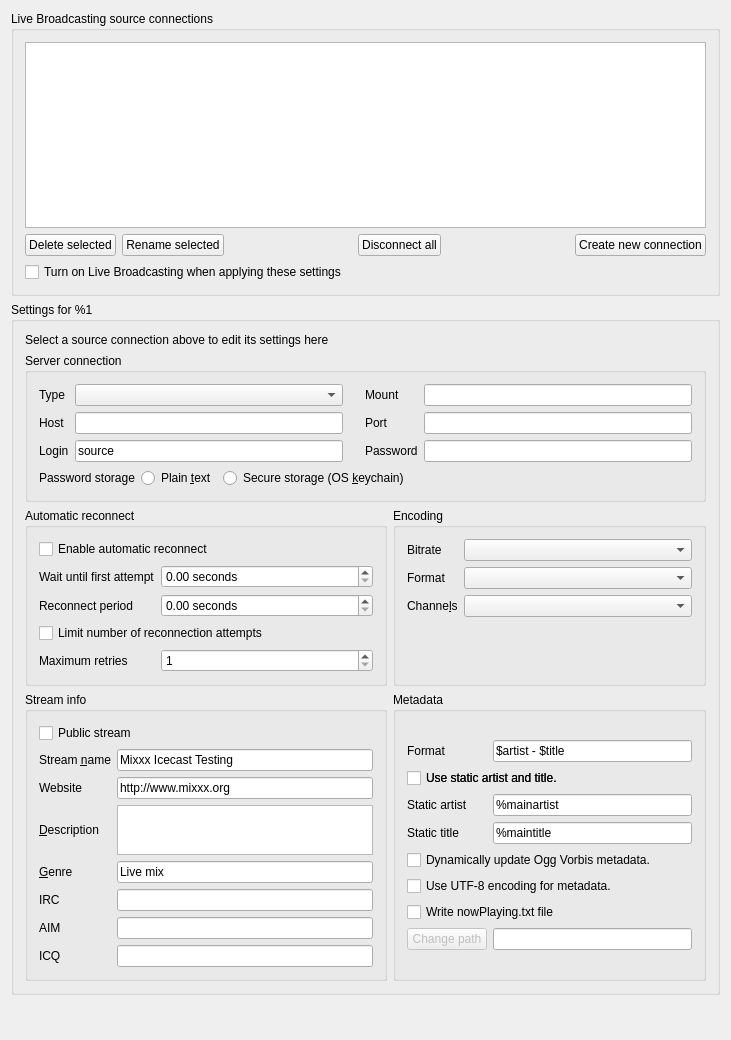
<?xml version="1.0" encoding="UTF-8"?>
<ui version="4.0">
 <class>DlgPrefBroadcastDlg</class>
 <widget class="QWidget" name="DlgPrefBroadcastDlg">
  <property name="geometry">
   <rect>
    <x>0</x>
    <y>0</y>
    <width>731</width>
    <height>1040</height>
   </rect>
  </property>
  <property name="windowTitle">
   <string>Live Broadcasting Preferences</string>
  </property>
  <layout class="QGridLayout" rowstretch="0,0,0,0,0,0,0">
   <item row="0" column="0" colspan="2">
    <widget class="QGroupBox" name="groupBoxProfiles">
     <property name="title">
      <string>Live Broadcasting source connections</string>
     </property>
     <layout class="QVBoxLayout" name="verticalLayout_7">
      <item>
       <widget class="QTableView" name="connectionList">
        <property name="minimumSize">
         <size>
          <width>0</width>
          <height>130</height>
         </size>
        </property>
        <property name="styleSheet">
         <string notr="true"/>
        </property>
        <property name="selectionMode">
         <enum>QAbstractItemView::SingleSelection</enum>
        </property>
        <property name="selectionBehavior">
         <enum>QAbstractItemView::SelectRows</enum>
        </property>
        <property name="showGrid">
         <bool>true</bool>
        </property>
        <property name="gridStyle">
         <enum>Qt::NoPen</enum>
        </property>
        <attribute name="horizontalHeaderHighlightSections">
         <bool>true</bool>
        </attribute>
        <attribute name="horizontalHeaderStretchLastSection">
         <bool>true</bool>
        </attribute>
        <attribute name="verticalHeaderVisible">
         <bool>false</bool>
        </attribute>
        <attribute name="verticalHeaderHighlightSections">
         <bool>false</bool>
        </attribute>
       </widget>
      </item>
      <item>
       <layout class="QGridLayout" name="gridLayout_4">
        <item row="0" column="0">
         <widget class="QPushButton" name="btnRemoveConnection">
          <property name="text">
           <string>Delete selected</string>
          </property>
         </widget>
        </item>
        <item row="0" column="3">
         <widget class="QPushButton" name="btnDisconnectAll">
          <property name="text">
           <string>Disconnect all</string>
          </property>
         </widget>
        </item>
        <item row="0" column="4">
         <spacer name="horizontalSpacer_3">
          <property name="orientation">
           <enum>Qt::Horizontal</enum>
          </property>
          <property name="sizeHint" stdset="0">
           <size>
            <width>40</width>
            <height>20</height>
           </size>
          </property>
         </spacer>
        </item>
        <item row="0" column="5">
         <widget class="QPushButton" name="btnCreateConnection">
          <property name="text">
           <string>Create new connection</string>
          </property>
         </widget>
        </item>
        <item row="0" column="2">
         <spacer name="horizontalSpacer">
          <property name="orientation">
           <enum>Qt::Horizontal</enum>
          </property>
          <property name="sizeType">
           <enum>QSizePolicy::Expanding</enum>
          </property>
          <property name="sizeHint" stdset="0">
           <size>
            <width>40</width>
            <height>20</height>
           </size>
          </property>
         </spacer>
        </item>
        <item row="0" column="1">
         <widget class="QPushButton" name="btnRenameConnection">
          <property name="text">
           <string>Rename selected</string>
          </property>
         </widget>
        </item>
       </layout>
      </item>
      <item>
       <widget class="QCheckBox" name="connectOnApply">
        <property name="text">
         <string>Turn on Live Broadcasting when applying these settings</string>
        </property>
        <property name="checked">
         <bool>false</bool>
        </property>
       </widget>
      </item>
     </layout>
    </widget>
   </item>
   <item row="2" column="0" colspan="2">
    <widget class="QGroupBox" name="groupBoxProfileSettings">
     <property name="title">
      <string>Settings for %1</string>
     </property>
     <layout class="QGridLayout" name="gridLayout_8">
      <item row="2" column="0">
       <widget class="QGroupBox" name="groupBoxAutomaticReconnect">
        <property name="title">
         <string>Automatic reconnect</string>
        </property>
        <layout class="QVBoxLayout" name="verticalLayout_3">
         <item>
          <layout class="QVBoxLayout" name="verticalLayout_5">
           <item>
            <widget class="QCheckBox" name="checkBoxEnableReconnect">
             <property name="toolTip">
              <string>Reconnect if the connection to the streaming server is lost.</string>
             </property>
             <property name="text">
              <string>Enable automatic reconnect</string>
             </property>
            </widget>
           </item>
           <item>
            <widget class="QWidget" name="widgetReconnectControls" native="true">
             <layout class="QGridLayout" name="gridLayout_5">
              <property name="margin">
               <number>0</number>
              </property>
              <item row="0" column="0">
               <layout class="QGridLayout" name="gridLayout_2">
                <item row="1" column="0">
                 <widget class="QLabel" name="label_18">
                  <property name="text">
                   <string>Reconnect period</string>
                  </property>
                 </widget>
                </item>
                <item row="1" column="1">
                 <widget class="QDoubleSpinBox" name="spinBoxReconnectPeriod">
                  <property name="toolTip">
                   <string>Time to wait between two reconnection attempts.</string>
                  </property>
                  <property name="suffix">
                   <string> seconds</string>
                  </property>
                  <property name="decimals">
                   <number>2</number>
                  </property>
                  <property name="maximum">
                   <double>3600.000000000000000</double>
                  </property>
                 </widget>
                </item>
                <item row="3" column="1">
                 <widget class="QSpinBox" name="spinBoxMaximumRetries">
                  <property name="sizePolicy">
                   <sizepolicy hsizetype="Expanding" vsizetype="Fixed">
                    <horstretch>0</horstretch>
                    <verstretch>0</verstretch>
                   </sizepolicy>
                  </property>
                  <property name="minimum">
                   <number>1</number>
                  </property>
                  <property name="maximum">
                   <number>100</number>
                  </property>
                 </widget>
                </item>
                <item row="3" column="0">
                 <widget class="QLabel" name="label_17">
                  <property name="text">
                   <string>Maximum retries</string>
                  </property>
                 </widget>
                </item>
                <item row="2" column="0" colspan="2">
                 <widget class="QCheckBox" name="checkBoxLimitReconnects">
                  <property name="toolTip">
                   <string comment="Uncheck for unlimited reconnect attempts."/>
                  </property>
                  <property name="text">
                   <string>Limit number of reconnection attempts</string>
                  </property>
                 </widget>
                </item>
                <item row="0" column="1">
                 <widget class="QDoubleSpinBox" name="spinBoxFirstDelay">
                  <property name="toolTip">
                   <string>Time to wait before the first reconnection attempt is made.</string>
                  </property>
                  <property name="suffix">
                   <string> seconds</string>
                  </property>
                  <property name="maximum">
                   <double>3600.000000000000000</double>
                  </property>
                 </widget>
                </item>
                <item row="0" column="0">
                 <widget class="QLabel" name="label_19">
                  <property name="text">
                   <string>Wait until first attempt</string>
                  </property>
                 </widget>
                </item>
               </layout>
              </item>
             </layout>
            </widget>
           </item>
          </layout>
         </item>
        </layout>
       </widget>
      </item>
      <item row="2" column="1">
       <widget class="QGroupBox" name="groupBoxEncoding">
        <property name="title">
         <string>Encoding</string>
        </property>
        <layout class="QVBoxLayout" name="verticalLayout_4">
         <item>
          <layout class="QGridLayout" name="gridLayout_3">
           <item row="1" column="0">
            <widget class="QLabel" name="label_8">
             <property name="text">
              <string>Format</string>
             </property>
             <property name="buddy">
              <cstring>comboBoxEncodingFormat</cstring>
             </property>
            </widget>
           </item>
           <item row="0" column="0">
            <widget class="QLabel" name="label_4">
             <property name="sizePolicy">
              <sizepolicy hsizetype="Preferred" vsizetype="Preferred">
               <horstretch>0</horstretch>
               <verstretch>0</verstretch>
              </sizepolicy>
             </property>
             <property name="text">
              <string>Bitrate</string>
             </property>
            </widget>
           </item>
           <item row="2" column="0">
            <widget class="QLabel" name="label_9">
             <property name="frameShape">
              <enum>QFrame::NoFrame</enum>
             </property>
             <property name="lineWidth">
              <number>1</number>
             </property>
             <property name="text">
              <string>Channe&amp;ls</string>
             </property>
             <property name="textFormat">
              <enum>Qt::AutoText</enum>
             </property>
             <property name="scaledContents">
              <bool>false</bool>
             </property>
             <property name="buddy">
              <cstring>comboBoxEncodingChannels</cstring>
             </property>
            </widget>
           </item>
           <item row="2" column="1">
            <widget class="QComboBox" name="comboBoxEncodingChannels">
             <property name="sizePolicy">
              <sizepolicy hsizetype="Expanding" vsizetype="Fixed">
               <horstretch>0</horstretch>
               <verstretch>0</verstretch>
              </sizepolicy>
             </property>
             <property name="maximumSize">
              <size>
               <width>16777215</width>
               <height>16777215</height>
              </size>
             </property>
            </widget>
           </item>
           <item row="1" column="1">
            <widget class="QComboBox" name="comboBoxEncodingFormat">
             <property name="sizePolicy">
              <sizepolicy hsizetype="Expanding" vsizetype="Fixed">
               <horstretch>0</horstretch>
               <verstretch>0</verstretch>
              </sizepolicy>
             </property>
            </widget>
           </item>
           <item row="0" column="1">
            <widget class="QComboBox" name="comboBoxEncodingBitrate">
             <property name="sizePolicy">
              <sizepolicy hsizetype="Expanding" vsizetype="Fixed">
               <horstretch>0</horstretch>
               <verstretch>0</verstretch>
              </sizepolicy>
             </property>
            </widget>
           </item>
           <item row="3" column="1">
            <spacer name="verticalSpacer_2">
             <property name="orientation">
              <enum>Qt::Vertical</enum>
             </property>
             <property name="sizeHint" stdset="0">
              <size>
               <width>20</width>
               <height>40</height>
              </size>
             </property>
            </spacer>
           </item>
          </layout>
         </item>
        </layout>
       </widget>
      </item>
      <item row="3" column="1">
       <widget class="QGroupBox" name="groupBoxMetadata">
        <property name="title">
         <string>Metadata</string>
        </property>
        <property name="flat">
         <bool>false</bool>
        </property>
        <layout class="QVBoxLayout" name="verticalLayout">
         <item>
          <layout class="QGridLayout" name="gridLayout_1">
           <item row="7" column="0" colspan="2">
            <widget class="QCheckBox" name="enableFileBroadcast">
             <property name="text">
              <string>Write nowPlaying.txt file</string>
             </property>
            </widget>
           </item>
           <item row="6" column="0" colspan="2">
            <widget class="QCheckBox" name="enableUtf8Metadata">
             <property name="text">
              <string>Use UTF-8 encoding for metadata.</string>
             </property>
            </widget>
           </item>
           <item row="0" column="0">
            <widget class="QLabel" name="label_16">
             <property name="text">
              <string>Format</string>
             </property>
            </widget>
           </item>
           <item row="0" column="1">
            <widget class="QLineEdit" name="metadata_format">
             <property name="text">
              <string notr="true">$artist - $title</string>
             </property>
            </widget>
           </item>
           <item row="2" column="0">
            <widget class="QLabel" name="label_14">
             <property name="text">
              <string>Static artist</string>
             </property>
             <property name="buddy">
              <cstring>custom_artist</cstring>
             </property>
            </widget>
           </item>
           <item row="2" column="1">
            <widget class="QLineEdit" name="custom_artist">
             <property name="text">
              <string notr="true">%mainartist</string>
             </property>
            </widget>
           </item>
           <item row="3" column="0">
            <widget class="QLabel" name="label_15">
             <property name="text">
              <string>Static title</string>
             </property>
             <property name="buddy">
              <cstring>custom_title</cstring>
             </property>
            </widget>
           </item>
           <item row="3" column="1">
            <widget class="QLineEdit" name="custom_title">
             <property name="text">
              <string notr="true">%maintitle</string>
             </property>
            </widget>
           </item>
           <item row="1" column="0" colspan="2">
            <widget class="QCheckBox" name="enableCustomMetadata">
             <property name="text">
              <string>Use static artist and title.</string>
             </property>
             <property name="checked">
              <bool>true</bool>
             </property>
            </widget>
           </item>
           <item row="4" column="0" colspan="2">
            <widget class="QCheckBox" name="ogg_dynamicupdate">
             <property name="sizePolicy">
              <sizepolicy hsizetype="Preferred" vsizetype="Fixed">
               <horstretch>0</horstretch>
               <verstretch>0</verstretch>
              </sizepolicy>
             </property>
             <property name="toolTip">
              <string>Due to flaws in some streaming clients, updating Ogg Vorbis metadata dynamically can cause listener glitches and disconnections. Check this box to update the metadata anyway.</string>
             </property>
             <property name="text">
              <string>Dynamically update Ogg Vorbis metadata.</string>
             </property>
            </widget>
           </item>
           <item row="1" column="0" colspan="2">
            <widget class="QCheckBox" name="enableCustomMetadata">
             <property name="text">
              <string>Use static artist and title.</string>
             </property>
             <property name="sizeHint" stdset="0">
              <size>
               <width>20</width>
               <height>40</height>
              </size>
             </property>
            </widget>
           </item>
           <item row="8" column="0">
            <widget class="QPushButton" name="btnChangeFilePath">
             <property name="enabled">
              <bool>false</bool>
             </property>
             <property name="text">
              <string>Change path</string>
             </property>
            </widget>
           </item>
           <item row="8" column="1">
            <widget class="QLineEdit" name="filePathLine">
             <property name="readOnly">
              <bool>true</bool>
             </property>
            </widget>
           </item>
          </layout>
         </item>
        </layout>
       </widget>
      </item>
      <item row="3" column="0">
       <widget class="QGroupBox" name="groupBoxStreamInfo">
        <property name="minimumSize">
         <size>
          <width>300</width>
          <height>0</height>
         </size>
        </property>
        <property name="title">
         <string>Stream info</string>
        </property>
        <layout class="QVBoxLayout" name="verticalLayout_2">
         <item>
          <layout class="QGridLayout">
           <item row="7" column="0">
            <widget class="QLabel" name="stream_ICQ_label">
             <property name="text">
              <string>ICQ</string>
             </property>
            </widget>
           </item>
           <item row="6" column="0">
            <widget class="QLabel" name="stream_AIM_label">
             <property name="text">
              <string>AIM</string>
             </property>
            </widget>
           </item>
           <item row="1" column="1">
            <widget class="QLineEdit" name="stream_name">
             <property name="sizePolicy">
              <sizepolicy hsizetype="Expanding" vsizetype="Fixed">
               <horstretch>0</horstretch>
               <verstretch>0</verstretch>
              </sizepolicy>
             </property>
             <property name="text">
              <string>Mixxx Icecast Testing</string>
             </property>
            </widget>
           </item>
           <item row="1" column="0">
            <widget class="QLabel" name="label_10">
             <property name="sizePolicy">
              <sizepolicy hsizetype="Preferred" vsizetype="Preferred">
               <horstretch>0</horstretch>
               <verstretch>0</verstretch>
              </sizepolicy>
             </property>
             <property name="text">
              <string>Stream &amp;name</string>
             </property>
             <property name="buddy">
              <cstring>comboBoxServerType</cstring>
             </property>
            </widget>
           </item>
           <item row="2" column="0">
            <widget class="QLabel" name="label_11">
             <property name="sizePolicy">
              <sizepolicy hsizetype="Preferred" vsizetype="Preferred">
               <horstretch>0</horstretch>
               <verstretch>0</verstretch>
              </sizepolicy>
             </property>
             <property name="text">
              <string>Website</string>
             </property>
             <property name="buddy">
              <cstring>mountpoint</cstring>
             </property>
            </widget>
           </item>
           <item row="2" column="1">
            <widget class="QLineEdit" name="stream_website">
             <property name="sizePolicy">
              <sizepolicy hsizetype="Expanding" vsizetype="Fixed">
               <horstretch>0</horstretch>
               <verstretch>0</verstretch>
              </sizepolicy>
             </property>
             <property name="text">
              <string>http://www.mixxx.org</string>
             </property>
            </widget>
           </item>
           <item row="3" column="0">
            <widget class="QLabel" name="label_12">
             <property name="sizePolicy">
              <sizepolicy hsizetype="Preferred" vsizetype="Preferred">
               <horstretch>0</horstretch>
               <verstretch>0</verstretch>
              </sizepolicy>
             </property>
             <property name="text">
              <string>&amp;Description</string>
             </property>
             <property name="buddy">
              <cstring>stream_desc</cstring>
             </property>
            </widget>
           </item>
           <item row="3" column="1">
            <widget class="QTextEdit" name="stream_desc">
             <property name="sizePolicy">
              <sizepolicy hsizetype="Expanding" vsizetype="Fixed">
               <horstretch>0</horstretch>
               <verstretch>0</verstretch>
              </sizepolicy>
             </property>
             <property name="minimumSize">
              <size>
               <width>0</width>
               <height>50</height>
              </size>
             </property>
             <property name="maximumSize">
              <size>
               <width>16777215</width>
               <height>50</height>
              </size>
             </property>
             <property name="tabChangesFocus">
              <bool>true</bool>
             </property>
             <property name="html">
              <string notr="true">&lt;!DOCTYPE HTML PUBLIC &quot;-//W3C//DTD HTML 4.0//EN&quot; &quot;http://www.w3.org/TR/REC-html40/strict.dtd&quot;&gt;
&lt;html&gt;&lt;head&gt;&lt;meta name=&quot;qrichtext&quot; content=&quot;1&quot; /&gt;&lt;style type=&quot;text/css&quot;&gt;
p, li { white-space: pre-wrap; }
&lt;/style&gt;&lt;/head&gt;&lt;body style=&quot; font-family:'Noto Sans'; font-size:10pt; font-weight:400; font-style:normal;&quot;&gt;
&lt;p style=&quot; margin-top:0px; margin-bottom:0px; margin-left:0px; margin-right:0px; -qt-block-indent:0; text-indent:0px;&quot;&gt;&lt;span style=&quot; font-family:'Ubuntu';&quot;&gt;  &lt;/span&gt;&lt;/p&gt;
&lt;p style=&quot;-qt-paragraph-type:empty; margin-top:0px; margin-bottom:0px; margin-left:0px; margin-right:0px; -qt-block-indent:0; text-indent:0px; font-family:'Lucida Grande'; font-size:13pt;&quot;&gt;&lt;br /&gt;&lt;/p&gt;&lt;/body&gt;&lt;/html&gt;</string>
             </property>
            </widget>
           </item>
           <item row="4" column="0">
            <widget class="QLabel" name="label_13">
             <property name="sizePolicy">
              <sizepolicy hsizetype="Preferred" vsizetype="Preferred">
               <horstretch>0</horstretch>
               <verstretch>0</verstretch>
              </sizepolicy>
             </property>
             <property name="text">
              <string>&amp;Genre</string>
             </property>
             <property name="buddy">
              <cstring>stream_genre</cstring>
             </property>
            </widget>
           </item>
           <item row="4" column="1">
            <widget class="QLineEdit" name="stream_genre">
             <property name="sizePolicy">
              <sizepolicy hsizetype="Expanding" vsizetype="Fixed">
               <horstretch>0</horstretch>
               <verstretch>0</verstretch>
              </sizepolicy>
             </property>
             <property name="text">
              <string>Live mix</string>
             </property>
            </widget>
           </item>
           <item row="0" column="0" colspan="2">
            <widget class="QCheckBox" name="stream_public">
             <property name="text">
              <string>Public stream</string>
             </property>
            </widget>
           </item>
           <item row="5" column="0">
            <widget class="QLabel" name="stream_IRC_label">
             <property name="text">
              <string>IRC</string>
             </property>
            </widget>
           </item>
           <item row="5" column="1">
            <widget class="QLineEdit" name="stream_IRC"/>
           </item>
           <item row="6" column="1">
            <widget class="QLineEdit" name="stream_AIM"/>
           </item>
           <item row="7" column="1">
            <widget class="QLineEdit" name="stream_ICQ"/>
           </item>
          </layout>
         </item>
        </layout>
       </widget>
      </item>
      <item row="0" column="0" colspan="2">
       <widget class="QLabel" name="labelHowtoSettings">
        <property name="text">
         <string>Select a source connection above to edit its settings here</string>
        </property>
       </widget>
      </item>
      <item row="1" column="0" colspan="2">
       <widget class="QGroupBox" name="groupBoxServerConnection">
        <property name="title">
         <string>Server connection</string>
        </property>
        <layout class="QGridLayout">
         <item row="0" column="0">
          <layout class="QGridLayout" name="gridLayoutSC">
           <item row="0" column="0">
            <widget class="QLabel" name="label">
             <property name="text">
              <string>Type</string>
             </property>
            </widget>
           </item>
           <item row="0" column="1">
            <widget class="QComboBox" name="comboBoxServerType">
             <property name="sizePolicy">
              <sizepolicy hsizetype="Expanding" vsizetype="Fixed">
               <horstretch>0</horstretch>
               <verstretch>0</verstretch>
              </sizepolicy>
             </property>
            </widget>
           </item>
           <item row="0" column="2">
            <widget class="QWidget" name="widget" native="true">
             <property name="minimumSize">
              <size>
               <width>10</width>
               <height>0</height>
              </size>
             </property>
            </widget>
           </item>
           <item row="0" column="3">
            <widget class="QLabel" name="label_5">
             <property name="text">
              <string>Mount</string>
             </property>
            </widget>
           </item>
           <item row="0" column="4">
            <widget class="QLineEdit" name="mountpoint">
             <property name="text">
              <string notr="true"/>
             </property>
            </widget>
           </item>
           <item row="1" column="0">
            <widget class="QLabel" name="label_2">
             <property name="text">
              <string>Host</string>
             </property>
            </widget>
           </item>
           <item row="1" column="1">
            <widget class="QLineEdit" name="host">
             <property name="text">
              <string notr="true"/>
             </property>
            </widget>
           </item>
           <item row="1" column="3">
            <widget class="QLabel" name="label_3">
             <property name="text">
              <string>Port</string>
             </property>
            </widget>
           </item>
           <item row="1" column="4">
            <widget class="QLineEdit" name="port">
             <property name="sizePolicy">
              <sizepolicy hsizetype="Preferred" vsizetype="Fixed">
               <horstretch>0</horstretch>
               <verstretch>0</verstretch>
              </sizepolicy>
             </property>
             <property name="text">
              <string notr="true"/>
             </property>
            </widget>
           </item>
           <item row="2" column="0">
            <widget class="QLabel" name="label_6">
             <property name="text">
              <string>Login</string>
             </property>
            </widget>
           </item>
           <item row="2" column="1">
            <widget class="QLineEdit" name="login">
             <property name="text">
              <string notr="true">source</string>
             </property>
            </widget>
           </item>
           <item row="2" column="3">
            <widget class="QLabel" name="label_7">
             <property name="text">
              <string>Password</string>
             </property>
            </widget>
           </item>
           <item row="2" column="4">
            <widget class="QLineEdit" name="password">
             <property name="text">
              <string notr="true"/>
             </property>
             <property name="echoMode">
              <enum>QLineEdit::Password</enum>
             </property>
            </widget>
           </item>
          </layout>
         </item>
         <item row="1" column="0">
          <widget class="QWidget" name="groupPasswordStorage" native="true">
           <layout class="QHBoxLayout" name="horizontalLayout_2">
            <property name="margin">
             <number>0</number>
            </property>
            <item>
             <layout class="QHBoxLayout" name="horizontalLayout">
              <item>
               <widget class="QLabel" name="label_20">
                <property name="text">
                 <string>Password storage</string>
                </property>
               </widget>
              </item>
              <item>
               <widget class="QRadioButton" name="rbPasswordCleartext">
                <property name="text">
                 <string>Plain &amp;text</string>
                </property>
                <attribute name="buttonGroup">
                 <string notr="true">rbGroupPassword</string>
                </attribute>
               </widget>
              </item>
              <item>
               <widget class="QRadioButton" name="rbPasswordKeychain">
                <property name="text">
                 <string>Secure storage (OS &amp;keychain)</string>
                </property>
                <attribute name="buttonGroup">
                 <string notr="true">rbGroupPassword</string>
                </attribute>
               </widget>
              </item>
              <item>
               <spacer name="horizontalSpacer_2">
                <property name="orientation">
                 <enum>Qt::Horizontal</enum>
                </property>
                <property name="sizeHint" stdset="0">
                 <size>
                  <width>40</width>
                  <height>20</height>
                 </size>
                </property>
               </spacer>
              </item>
             </layout>
            </item>
           </layout>
          </widget>
         </item>
        </layout>
       </widget>
      </item>
     </layout>
    </widget>
   </item>
   <item row="6" column="0">
    <spacer name="verticalSpacer">
     <property name="orientation">
      <enum>Qt::Vertical</enum>
     </property>
     <property name="sizeType">
      <enum>QSizePolicy::Expanding</enum>
     </property>
     <property name="sizeHint" stdset="0">
      <size>
       <width>20</width>
       <height>40</height>
      </size>
     </property>
    </spacer>
   </item>
  </layout>
 </widget>
 <layoutdefault spacing="6" margin="11"/>
 <tabstops>
  <tabstop>connectionList</tabstop>
  <tabstop>btnRemoveConnection</tabstop>
  <tabstop>btnRenameConnection</tabstop>
  <tabstop>btnDisconnectAll</tabstop>
  <tabstop>btnCreateConnection</tabstop>
  <tabstop>connectOnApply</tabstop>

  <tabstop>comboBoxServerType</tabstop>
  <tabstop>mountpoint</tabstop>
  <tabstop>host</tabstop>
  <tabstop>port</tabstop>
  <tabstop>login</tabstop>
  <tabstop>password</tabstop>
  <tabstop>rbPasswordCleartext</tabstop>

  <tabstop>checkBoxEnableReconnect</tabstop>
  <tabstop>spinBoxFirstDelay</tabstop>
  <tabstop>spinBoxReconnectPeriod</tabstop>
  <tabstop>checkBoxLimitReconnects</tabstop>
  <tabstop>spinBoxMaximumRetries</tabstop>

  <tabstop>comboBoxEncodingBitrate</tabstop>
  <tabstop>comboBoxEncodingFormat</tabstop>
  <tabstop>comboBoxEncodingChannels</tabstop>

  <tabstop>stream_public</tabstop>
  <tabstop>stream_name</tabstop>
  <tabstop>stream_website</tabstop>
  <tabstop>stream_desc</tabstop>
  <tabstop>stream_genre</tabstop>
  <tabstop>stream_IRC</tabstop>
  <tabstop>stream_AIM</tabstop>
  <tabstop>stream_ICQ</tabstop>

  <tabstop>metadata_format</tabstop>
  <tabstop>enableCustomMetadata</tabstop>
  <tabstop>custom_artist</tabstop>
  <tabstop>custom_title</tabstop>
  <tabstop>ogg_dynamicupdate</tabstop>
  <tabstop>enableUtf8Metadata</tabstop>
 </tabstops>
 <resources/>
 <connections>
  <connection>
   <sender>enableFileBroadcast</sender>
   <signal>toggled(bool)</signal>
   <receiver>btnChangeFilePath</receiver>
   <slot>setEnabled(bool)</slot>
   <hints>
    <hint type="sourcelabel">
     <x>476</x>
     <y>967</y>
    </hint>
    <hint type="destinationlabel">
     <x>448</x>
     <y>995</y>
    </hint>
   </hints>
  </connection>
 </connections>
 <buttongroups>
  <buttongroup name="rbGroupPassword"/>
 </buttongroups>
</ui>
